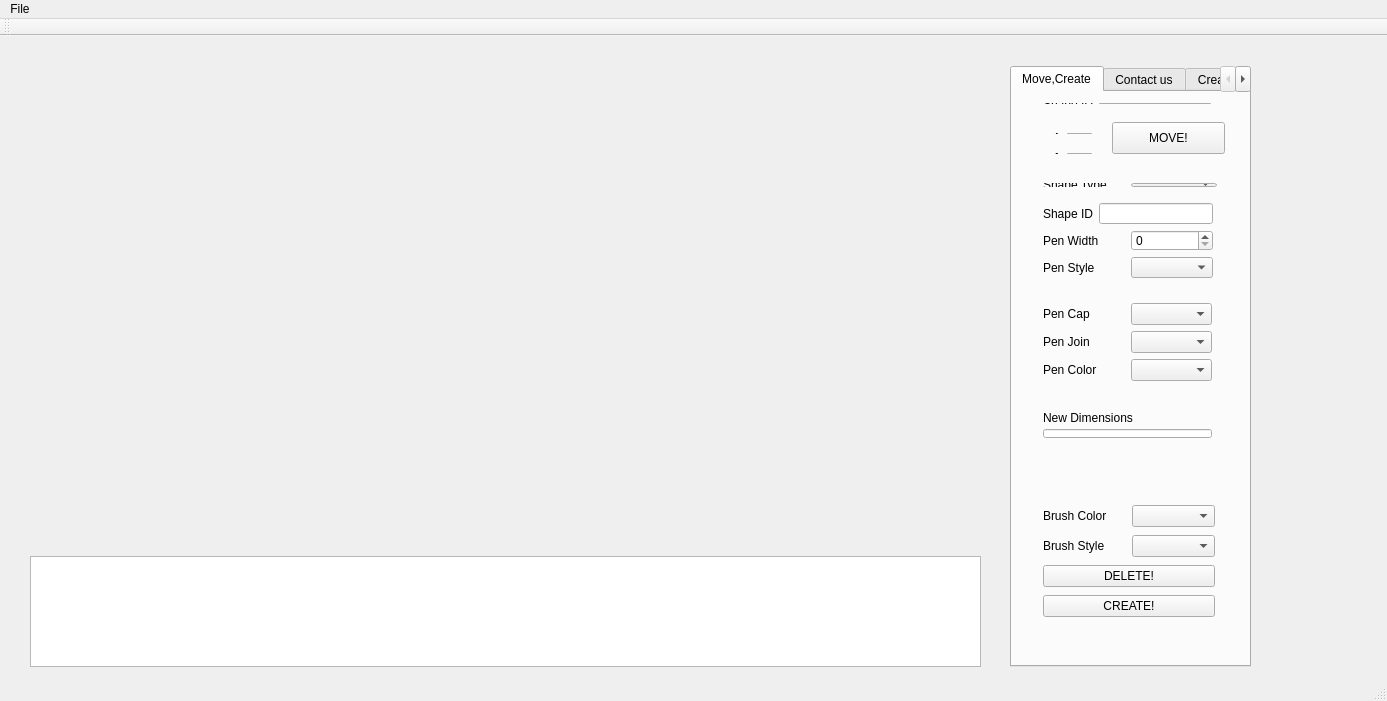
<?xml version="1.0" encoding="UTF-8"?>
<ui version="4.0">
 <class>MainWindow</class>
 <widget class="QMainWindow" name="MainWindow">
  <property name="geometry">
   <rect>
    <x>0</x>
    <y>0</y>
    <width>1387</width>
    <height>701</height>
   </rect>
  </property>
  <property name="windowTitle">
   <string>MainWindow</string>
  </property>
  <widget class="QWidget" name="centralWidget">
   <widget class="QTabWidget" name="tabWidget">
    <property name="geometry">
     <rect>
      <x>1010</x>
      <y>30</y>
      <width>241</width>
      <height>601</height>
     </rect>
    </property>
    <property name="tabPosition">
     <enum>QTabWidget::North</enum>
    </property>
    <property name="tabShape">
     <enum>QTabWidget::Rounded</enum>
    </property>
    <property name="currentIndex">
     <number>0</number>
    </property>
    <widget class="QWidget" name="tab_2">
     <attribute name="title">
      <string>Move,Create</string>
     </attribute>
     <widget class="QWidget" name="layoutWidget_2">
      <property name="geometry">
       <rect>
        <x>20</x>
        <y>0</y>
        <width>190</width>
        <height>23</height>
       </rect>
      </property>
      <layout class="QHBoxLayout" name="horizontalLayout_3">
       <item>
        <widget class="QLabel" name="shapeIdLabel2">
         <property name="text">
          <string>Shape ID</string>
         </property>
        </widget>
       </item>
       <item>
        <widget class="QLineEdit" name="shapeIdLineEdit"/>
       </item>
      </layout>
     </widget>
     <widget class="QPushButton" name="pushButtonMove">
      <property name="geometry">
       <rect>
        <x>100</x>
        <y>30</y>
        <width>113</width>
        <height>32</height>
       </rect>
      </property>
      <property name="text">
       <string>MOVE!</string>
      </property>
     </widget>
     <widget class="QWidget" name="layoutWidget_3">
      <property name="geometry">
       <rect>
        <x>20</x>
        <y>30</y>
        <width>71</width>
        <height>23</height>
       </rect>
      </property>
      <layout class="QHBoxLayout" name="horizontalLayout_4">
       <item>
        <widget class="QLabel" name="label_4">
         <property name="text">
          <string>   X</string>
         </property>
        </widget>
       </item>
       <item>
        <widget class="QLineEdit" name="lineEditX"/>
       </item>
      </layout>
     </widget>
     <widget class="QWidget" name="layoutWidget_4">
      <property name="geometry">
       <rect>
        <x>20</x>
        <y>50</y>
        <width>71</width>
        <height>23</height>
       </rect>
      </property>
      <layout class="QHBoxLayout" name="horizontalLayout_5">
       <item>
        <widget class="QLabel" name="label_5">
         <property name="text">
          <string>   Y</string>
         </property>
        </widget>
       </item>
       <item>
        <widget class="QLineEdit" name="lineEditY"/>
       </item>
      </layout>
     </widget>
     <widget class="QWidget" name="layoutWidget_5">
      <property name="geometry">
       <rect>
        <x>20</x>
        <y>100</y>
        <width>192</width>
        <height>97</height>
       </rect>
      </property>
      <layout class="QVBoxLayout" name="verticalLayout_2">
       <item>
        <layout class="QHBoxLayout" name="horizontalLayout_6">
         <item>
          <widget class="QLabel" name="label_6">
           <property name="text">
            <string>Shape ID</string>
           </property>
          </widget>
         </item>
         <item>
          <widget class="QLineEdit" name="shapeIdLineEdit3"/>
         </item>
        </layout>
       </item>
       <item>
        <layout class="QHBoxLayout" name="horizontalLayout_7">
         <item>
          <widget class="QLabel" name="label_7">
           <property name="text">
            <string>Pen Width</string>
           </property>
          </widget>
         </item>
         <item>
          <widget class="QSpinBox" name="penWidthSpinBox"/>
         </item>
        </layout>
       </item>
       <item>
        <layout class="QHBoxLayout" name="horizontalLayout_8">
         <item>
          <widget class="QLabel" name="label_8">
           <property name="text">
            <string>Pen Style</string>
           </property>
          </widget>
         </item>
         <item>
          <widget class="QComboBox" name="penStyleComboBox"/>
         </item>
        </layout>
       </item>
      </layout>
     </widget>
     <widget class="QWidget" name="layoutWidget_6">
      <property name="geometry">
       <rect>
        <x>20</x>
        <y>200</y>
        <width>191</width>
        <height>100</height>
       </rect>
      </property>
      <layout class="QVBoxLayout" name="verticalLayout_3">
       <item>
        <layout class="QHBoxLayout" name="horizontalLayout_9">
         <item>
          <widget class="QLabel" name="label_9">
           <property name="text">
            <string>Pen Cap</string>
           </property>
          </widget>
         </item>
         <item>
          <widget class="QComboBox" name="penCapComboBox"/>
         </item>
        </layout>
       </item>
       <item>
        <layout class="QHBoxLayout" name="horizontalLayout_11">
         <item>
          <widget class="QLabel" name="label_11">
           <property name="text">
            <string>Pen Join</string>
           </property>
          </widget>
         </item>
         <item>
          <widget class="QComboBox" name="penJoinComboBox"/>
         </item>
        </layout>
       </item>
       <item>
        <layout class="QHBoxLayout" name="horizontalLayout_14">
         <item>
          <widget class="QLabel" name="label_13">
           <property name="text">
            <string>Pen Color</string>
           </property>
          </widget>
         </item>
         <item>
          <widget class="QComboBox" name="penColorComboBox"/>
         </item>
        </layout>
       </item>
      </layout>
     </widget>
     <widget class="QWidget" name="layoutWidget_7">
      <property name="geometry">
       <rect>
        <x>20</x>
        <y>80</y>
        <width>196</width>
        <height>26</height>
       </rect>
      </property>
      <layout class="QHBoxLayout" name="horizontalLayout_10">
       <item>
        <widget class="QLabel" name="shapeTypeLabel">
         <property name="text">
          <string>Shape Type</string>
         </property>
        </widget>
       </item>
       <item>
        <widget class="QComboBox" name="shapeComboBox">
         <item>
          <property name="text">
           <string>Line</string>
          </property>
         </item>
         <item>
          <property name="text">
           <string>Polyline</string>
          </property>
         </item>
         <item>
          <property name="text">
           <string>Rectangle</string>
          </property>
         </item>
         <item>
          <property name="text">
           <string>Square</string>
          </property>
         </item>
         <item>
          <property name="text">
           <string>Ellipse</string>
          </property>
         </item>
         <item>
          <property name="text">
           <string>Circle</string>
          </property>
         </item>
         <item>
          <property name="text">
           <string>Polygon</string>
          </property>
         </item>
         <item>
          <property name="text">
           <string>Text</string>
          </property>
         </item>
        </widget>
       </item>
      </layout>
     </widget>
     <widget class="QWidget" name="layoutWidget_8">
      <property name="geometry">
       <rect>
        <x>20</x>
        <y>400</y>
        <width>194</width>
        <height>139</height>
       </rect>
      </property>
      <layout class="QVBoxLayout" name="verticalLayout_5">
       <item>
        <layout class="QHBoxLayout" name="horizontalLayout_12">
         <item>
          <widget class="QLabel" name="label_12">
           <property name="text">
            <string>Brush Color</string>
           </property>
          </widget>
         </item>
         <item>
          <widget class="QComboBox" name="brushColorComboBox"/>
         </item>
        </layout>
       </item>
       <item>
        <layout class="QHBoxLayout" name="horizontalLayout_13">
         <item>
          <widget class="QLabel" name="label_10">
           <property name="text">
            <string>Brush Style</string>
           </property>
          </widget>
         </item>
         <item>
          <widget class="QComboBox" name="brushStyleComboBox"/>
         </item>
        </layout>
       </item>
       <item>
        <widget class="QPushButton" name="pushButtonDelete">
         <property name="text">
          <string>DELETE!</string>
         </property>
        </widget>
       </item>
       <item>
        <widget class="QPushButton" name="pushButtonCreate">
         <property name="text">
          <string>CREATE!</string>
         </property>
        </widget>
       </item>
      </layout>
     </widget>
     <widget class="QWidget" name="">
      <property name="geometry">
       <rect>
        <x>20</x>
        <y>310</y>
        <width>191</width>
        <height>47</height>
       </rect>
      </property>
      <layout class="QVBoxLayout" name="verticalLayout">
       <item>
        <widget class="QLabel" name="labelDimensions">
         <property name="text">
          <string>New Dimensions</string>
         </property>
        </widget>
       </item>
       <item>
        <widget class="QLineEdit" name="lineEditDimensions"/>
       </item>
      </layout>
     </widget>
    </widget>
    <widget class="QWidget" name="tab_3">
     <attribute name="title">
      <string>Contact us</string>
     </attribute>
     <layout class="QVBoxLayout" name="verticalLayout_4">
      <item>
       <widget class="QScrollArea" name="scrollArea">
        <property name="widgetResizable">
         <bool>true</bool>
        </property>
        <widget class="QWidget" name="scrollAreaWidgetContents">
         <property name="geometry">
          <rect>
           <x>0</x>
           <y>0</y>
           <width>193</width>
           <height>538</height>
          </rect>
         </property>
         <layout class="QVBoxLayout" name="verticalLayout_6">
          <item>
           <widget class="QTextBrowser" name="textBrowser">
            <property name="html">
             <string>&lt;!DOCTYPE HTML PUBLIC &quot;-//W3C//DTD HTML 4.0//EN&quot; &quot;http://www.w3.org/TR/REC-html40/strict.dtd&quot;&gt;
&lt;html&gt;&lt;head&gt;&lt;meta name=&quot;qrichtext&quot; content=&quot;1&quot; /&gt;&lt;style type=&quot;text/css&quot;&gt;
p, li { white-space: pre-wrap; }
&lt;/style&gt;&lt;/head&gt;&lt;body style=&quot; font-family:'.SF NS Text'; font-size:13pt; font-weight:400; font-style:normal;&quot;&gt;
&lt;p align=&quot;center&quot; style=&quot; margin-top:0px; margin-bottom:0px; margin-left:0px; margin-right:0px; -qt-block-indent:0; text-indent:0px;&quot;&gt;Deadpool&lt;/p&gt;
&lt;p align=&quot;center&quot; style=&quot;-qt-paragraph-type:empty; margin-top:0px; margin-bottom:0px; margin-left:0px; margin-right:0px; -qt-block-indent:0; text-indent:0px;&quot;&gt;&lt;br /&gt;&lt;/p&gt;
&lt;p align=&quot;center&quot; style=&quot;-qt-paragraph-type:empty; margin-top:0px; margin-bottom:0px; margin-left:0px; margin-right:0px; -qt-block-indent:0; text-indent:0px;&quot;&gt;&lt;br /&gt;&lt;/p&gt;
&lt;p align=&quot;center&quot; style=&quot;-qt-paragraph-type:empty; margin-top:0px; margin-bottom:0px; margin-left:0px; margin-right:0px; -qt-block-indent:0; text-indent:0px;&quot;&gt;&lt;br /&gt;&lt;/p&gt;
&lt;p align=&quot;center&quot; style=&quot;-qt-paragraph-type:empty; margin-top:0px; margin-bottom:0px; margin-left:0px; margin-right:0px; -qt-block-indent:0; text-indent:0px;&quot;&gt;&lt;br /&gt;&lt;/p&gt;
&lt;p align=&quot;center&quot; style=&quot;-qt-paragraph-type:empty; margin-top:0px; margin-bottom:0px; margin-left:0px; margin-right:0px; -qt-block-indent:0; text-indent:0px;&quot;&gt;&lt;br /&gt;&lt;/p&gt;
&lt;p align=&quot;center&quot; style=&quot;-qt-paragraph-type:empty; margin-top:0px; margin-bottom:0px; margin-left:0px; margin-right:0px; -qt-block-indent:0; text-indent:0px;&quot;&gt;&lt;br /&gt;&lt;/p&gt;
&lt;p align=&quot;center&quot; style=&quot;-qt-paragraph-type:empty; margin-top:0px; margin-bottom:0px; margin-left:0px; margin-right:0px; -qt-block-indent:0; text-indent:0px;&quot;&gt;&lt;br /&gt;&lt;/p&gt;
&lt;p align=&quot;center&quot; style=&quot;-qt-paragraph-type:empty; margin-top:0px; margin-bottom:0px; margin-left:0px; margin-right:0px; -qt-block-indent:0; text-indent:0px;&quot;&gt;&lt;br /&gt;&lt;/p&gt;
&lt;p align=&quot;center&quot; style=&quot;-qt-paragraph-type:empty; margin-top:0px; margin-bottom:0px; margin-left:0px; margin-right:0px; -qt-block-indent:0; text-indent:0px;&quot;&gt;&lt;br /&gt;&lt;/p&gt;&lt;/body&gt;&lt;/html&gt;</string>
            </property>
           </widget>
          </item>
         </layout>
        </widget>
       </widget>
      </item>
     </layout>
    </widget>
    <widget class="QWidget" name="tab">
     <attribute name="title">
      <string>Create Text</string>
     </attribute>
     <widget class="QGroupBox" name="groupBoxText">
      <property name="geometry">
       <rect>
        <x>10</x>
        <y>20</y>
        <width>211</width>
        <height>491</height>
       </rect>
      </property>
      <property name="title">
       <string>Create Text</string>
      </property>
      <widget class="QLabel" name="label">
       <property name="geometry">
        <rect>
         <x>20</x>
         <y>30</y>
         <width>60</width>
         <height>16</height>
        </rect>
       </property>
       <property name="text">
        <string>ShapeId</string>
       </property>
      </widget>
      <widget class="QLineEdit" name="lineEdit">
       <property name="geometry">
        <rect>
         <x>160</x>
         <y>30</y>
         <width>31</width>
         <height>21</height>
        </rect>
       </property>
       <property name="text">
        <string>id</string>
       </property>
      </widget>
      <widget class="QLabel" name="label_15">
       <property name="geometry">
        <rect>
         <x>10</x>
         <y>230</y>
         <width>71</width>
         <height>21</height>
        </rect>
       </property>
       <property name="text">
        <string>Text Align</string>
       </property>
      </widget>
      <widget class="QLineEdit" name="lineEditTextAlign">
       <property name="geometry">
        <rect>
         <x>90</x>
         <y>230</y>
         <width>113</width>
         <height>21</height>
        </rect>
       </property>
      </widget>
      <widget class="QLineEdit" name="lineEditPointSize">
       <property name="geometry">
        <rect>
         <x>90</x>
         <y>270</y>
         <width>113</width>
         <height>21</height>
        </rect>
       </property>
      </widget>
      <widget class="QLabel" name="label_16">
       <property name="geometry">
        <rect>
         <x>9</x>
         <y>270</y>
         <width>71</width>
         <height>20</height>
        </rect>
       </property>
       <property name="text">
        <string>Point size</string>
       </property>
      </widget>
      <widget class="QLineEdit" name="lineEditFontFamily">
       <property name="geometry">
        <rect>
         <x>90</x>
         <y>310</y>
         <width>113</width>
         <height>21</height>
        </rect>
       </property>
      </widget>
      <widget class="QLineEdit" name="lineEditFontStyle">
       <property name="geometry">
        <rect>
         <x>90</x>
         <y>350</y>
         <width>113</width>
         <height>21</height>
        </rect>
       </property>
      </widget>
      <widget class="QLineEdit" name="lineEditWeight">
       <property name="geometry">
        <rect>
         <x>90</x>
         <y>400</y>
         <width>113</width>
         <height>21</height>
        </rect>
       </property>
      </widget>
      <widget class="QLabel" name="label_17">
       <property name="geometry">
        <rect>
         <x>9</x>
         <y>310</y>
         <width>71</width>
         <height>20</height>
        </rect>
       </property>
       <property name="text">
        <string>FontFamily</string>
       </property>
      </widget>
      <widget class="QLabel" name="label_18">
       <property name="geometry">
        <rect>
         <x>9</x>
         <y>350</y>
         <width>71</width>
         <height>20</height>
        </rect>
       </property>
       <property name="text">
        <string>FontStyle</string>
       </property>
      </widget>
      <widget class="QLabel" name="label_19">
       <property name="geometry">
        <rect>
         <x>9</x>
         <y>400</y>
         <width>71</width>
         <height>20</height>
        </rect>
       </property>
       <property name="text">
        <string>Weight</string>
       </property>
      </widget>
      <widget class="QPushButton" name="CreateTextButton">
       <property name="geometry">
        <rect>
         <x>50</x>
         <y>440</y>
         <width>113</width>
         <height>32</height>
        </rect>
       </property>
       <property name="text">
        <string>Create Text</string>
       </property>
      </widget>
      <widget class="QWidget" name="">
       <property name="geometry">
        <rect>
         <x>6</x>
         <y>60</y>
         <width>191</width>
         <height>47</height>
        </rect>
       </property>
       <layout class="QVBoxLayout" name="verticalLayout_7">
        <item>
         <widget class="QLabel" name="label_2">
          <property name="text">
           <string>Shape Dimensions</string>
          </property>
         </widget>
        </item>
        <item>
         <widget class="QLineEdit" name="lineEdit_2Dimensions"/>
        </item>
       </layout>
      </widget>
      <widget class="QWidget" name="">
       <property name="geometry">
        <rect>
         <x>10</x>
         <y>110</y>
         <width>181</width>
         <height>101</height>
        </rect>
       </property>
       <layout class="QVBoxLayout" name="verticalLayout_8">
        <item>
         <widget class="QLabel" name="label_3">
          <property name="text">
           <string>Text String</string>
          </property>
         </widget>
        </item>
        <item>
         <widget class="QLineEdit" name="lineEditTextStr"/>
        </item>
        <item>
         <widget class="QLabel" name="label_14">
          <property name="text">
           <string>Text Color</string>
          </property>
         </widget>
        </item>
        <item>
         <widget class="QLineEdit" name="lineEditTextColor"/>
        </item>
       </layout>
      </widget>
     </widget>
    </widget>
   </widget>
   <widget class="QWidget" name="Canvas" native="true">
    <property name="geometry">
     <rect>
      <x>0</x>
      <y>30</y>
      <width>1000</width>
      <height>500</height>
     </rect>
    </property>
    <property name="minimumSize">
     <size>
      <width>1000</width>
      <height>500</height>
     </size>
    </property>
    <property name="maximumSize">
     <size>
      <width>1000</width>
      <height>500</height>
     </size>
    </property>
   </widget>
   <widget class="QTextBrowser" name="textBrowser_2">
    <property name="geometry">
     <rect>
      <x>30</x>
      <y>520</y>
      <width>951</width>
      <height>111</height>
     </rect>
    </property>
   </widget>
  </widget>
  <widget class="QMenuBar" name="menuBar">
   <property name="geometry">
    <rect>
     <x>0</x>
     <y>0</y>
     <width>1387</width>
     <height>22</height>
    </rect>
   </property>
   <widget class="QMenu" name="menuFile">
    <property name="title">
     <string>File</string>
    </property>
    <addaction name="actionLogin"/>
    <addaction name="actionShape_Properties"/>
    <addaction name="actionContact_us"/>
   </widget>
   <addaction name="menuFile"/>
  </widget>
  <widget class="QToolBar" name="mainToolBar">
   <attribute name="toolBarArea">
    <enum>TopToolBarArea</enum>
   </attribute>
   <attribute name="toolBarBreak">
    <bool>false</bool>
   </attribute>
  </widget>
  <widget class="QStatusBar" name="statusBar"/>
  <action name="actionLogin">
   <property name="text">
    <string>Login</string>
   </property>
  </action>
  <action name="actionShape_Properties">
   <property name="text">
    <string>Shape Properties</string>
   </property>
  </action>
  <action name="actionContact_us">
   <property name="text">
    <string>Contact us</string>
   </property>
  </action>
 </widget>
 <layoutdefault spacing="6" margin="11"/>
 <resources/>
 <connections/>
</ui>
